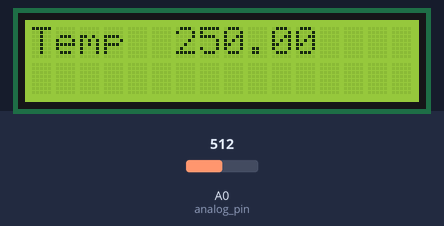
Recording of a sketch running on a simulated Arduino Uno, built with avr-gcc and run on an emulated ATmega328P. On the bench: 16×2 character LCD. Inputs (shaded band) come from the test bench; at power-on: A0 (analog_pin) = 512.

Above: at 1.2 s.
1.3 s: A0 (analog_pin) set to 716
At 1.9 s:
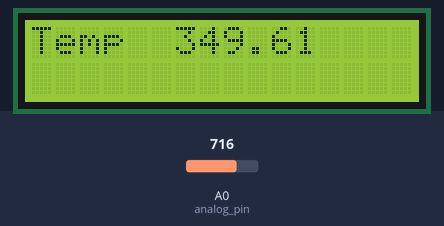
2.8 s: A0 (analog_pin) set to 900
At 3.6 s:
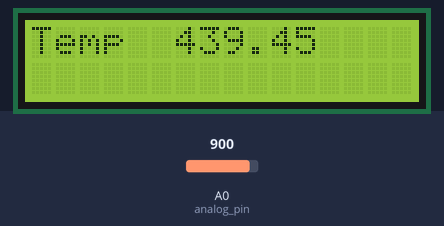
4.3 s: A0 (analog_pin) set to 1023
At 5.6 s:
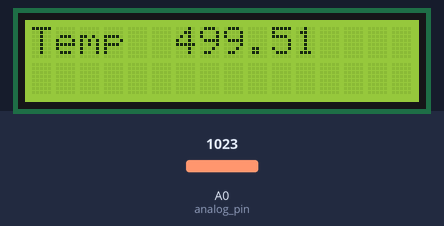
Timing chart, 0 to 7.3 s (numbered marks = the images above; inputs shaded):
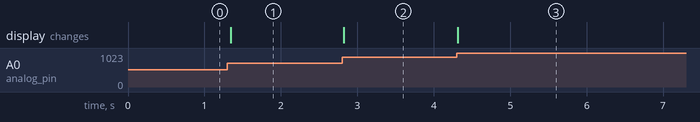

Measured:
- after the input at 1.3 s, the display: changes at once (image 1)
- after the input at 2.8 s, the display: changes at once (image 2)
- after the input at 4.3 s, the display: changes at once (image 3)

The sketch:

Display.ino
```cpp
#include <LiquidCrystal.h>

int analog_pin = A0;

float tempC;
float tempF;
int tempdigital;

LiquidCrystal lcd(12, 11, 5, 4, 3, 2);

void setup ()
{
   lcd.begin(16, 2);
}

void loop()
{


  tempdigital = analogRead(analog_pin);  //lectura digital
  tempC = (tempdigital * 5.0)*100.0/ 1024.0;  //lectura analogica
  tempF = tempC * 9.0 / 5.0 + 32.0;  //temperatura en grados F
  //
  lcd.clear();
  lcd.setCursor(0, 0);
  lcd.print("Temp");
  lcd.setCursor(6, 0);
  lcd.print(tempC);


  delay(10);

}
```
